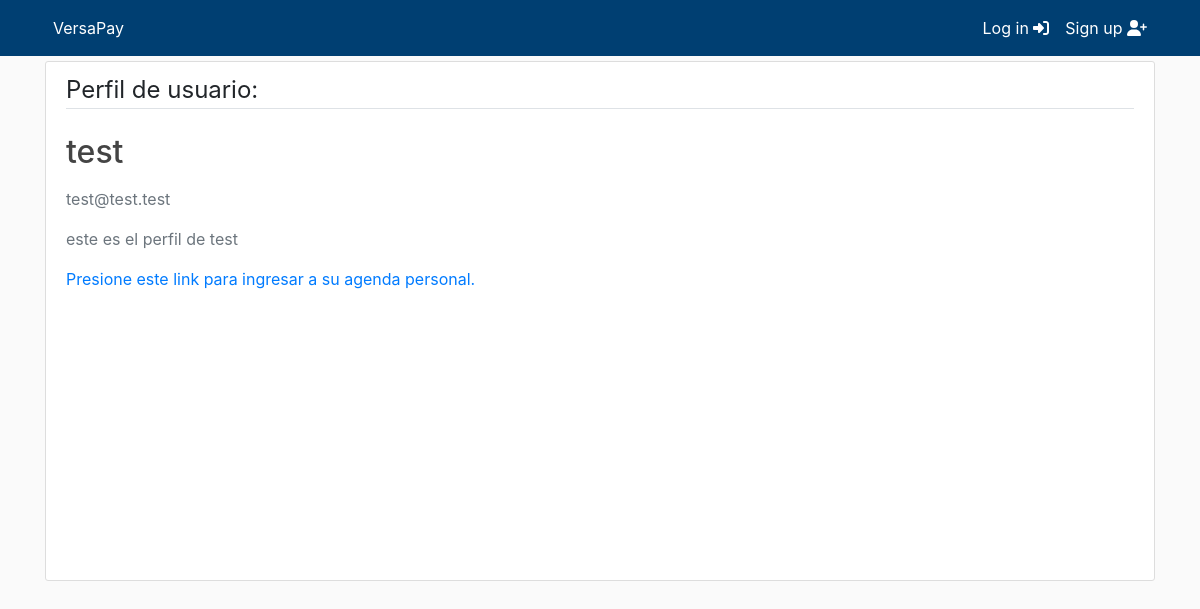
The app's page /profile/test/ with its own data.
### users/models.py (models this page shows, shortened)
class CustomUser(AbstractUser):
    STATUS = (
        ('regular', 'regular'),
        ('subscriber', 'subscriber'),
        ('moderator', 'moderator'),
    )
    email = models.EmailField(unique=True)
    status = models.CharField(max_length=100, choices=STATUS, default='regular')
    description = models.TextField("Description", max_length=600, default='', blank=True)

### users/views.py (the view, shortened to what this page needs)
# urls.py: path('profile/<username>/', views.profile, name='profile'),
def profile(request, username):
    user = get_user_model().objects.filter(username=username).first()
    if user:
        form = UserUpdateForm(instance=user)
        form.fields['description'].widget.attrs = {'rows': 1}
        return render(request, 'users/profile.html', context={'form': form})
    return redirect("homepage")

### users/templates/users/profile.html (shortened to what this page needs)
{% extends "main/header.html" %}
{% load crispy_forms_tags %}
{% block content %}
<div class="content-section col-lg-12 col-md-12 col-sm-12 tutorial-style" style="min-height:65vh;">
    <legend class="border-bottom mb-4">Perfil de usuario:</legend>
    <form method="POST" enctype="multipart/form-data">
        <div class="media">
            <div class="media-body">
                <h2 class="account-heading">{{ form.instance.username }}
                </h2>
                <p class="text-secondary">{{ form.instance.email }}</p>
                <p class="text-secondary">{{ form.instance.description }}</p>
                <a href="vergastos/">Presione este link para ingresar a su agenda personal.</a>
            </div>
        </div>
    </form>
</div>
{% endblock content %}

### main/static/main/main.css (style rules this page uses)
:root { --footercolor: #003F72; --navbarcolor: #003F72; --btncolor: #003F72; --socialcolor: #003F72; --brightText: #ffffff; }
body { background: #fafafa; }
h1, h2, h3, h4, h5, h6 { color: #444444; }
.content-section { background: #ffffff; padding: 10px 20px; border: 1px solid #dddddd; border-radius: 3px; margin-bottom: 20px; }

### records on screen
CustomUser: instance.username "test", instance.email "test@test.test", instance.description "este es el perfil de test"
